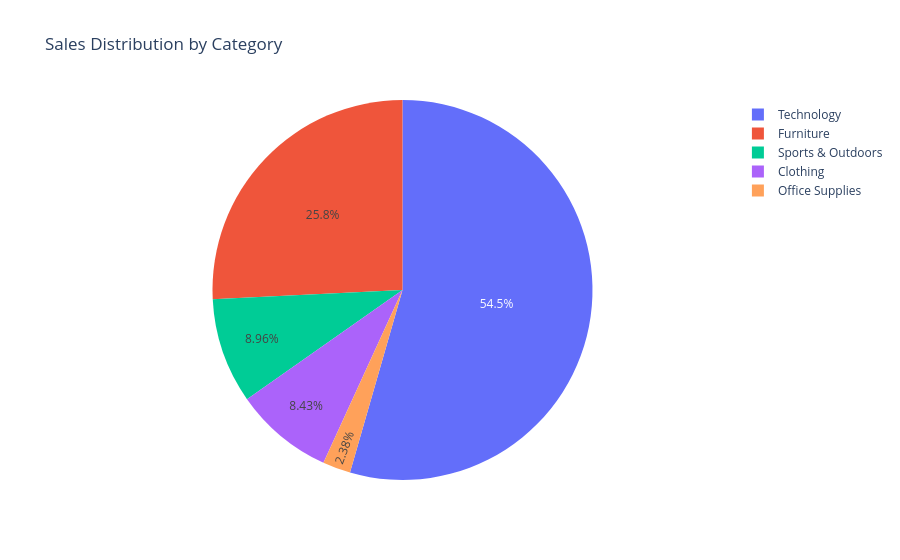

Notebook source saved alongside this figure:
### Code cell
fig = px.pie(
    category_analysis,
    names="Category",
    values="Sales",
    title="Sales Distribution by Category"
)

fig.show()

### Figure 1 — Plotly figure (JSON) as saved in the notebook; plotly's stock layout.template omitted (floating-point values rounded to 4 significant figures)
{"data": [{"domain": {"x": [0, 1], "y": [0, 1]}, "hovertemplate": "Category=%{label}<br>Sales=%{value}<extra></extra>", "labels": ["Clothing", "Furniture", "Office Supplies", "Sports & Outdoors", "Technology"], "legendgroup": "", "name": "", "showlegend": true, "type": "pie", "values": [2703000.0, 8273000.0, 762200.0, 2875000.0, 17470000.0]}], "layout": {"legend": {"tracegroupgap": 0}, "title": {"text": "Sales Distribution by Category"}}}
